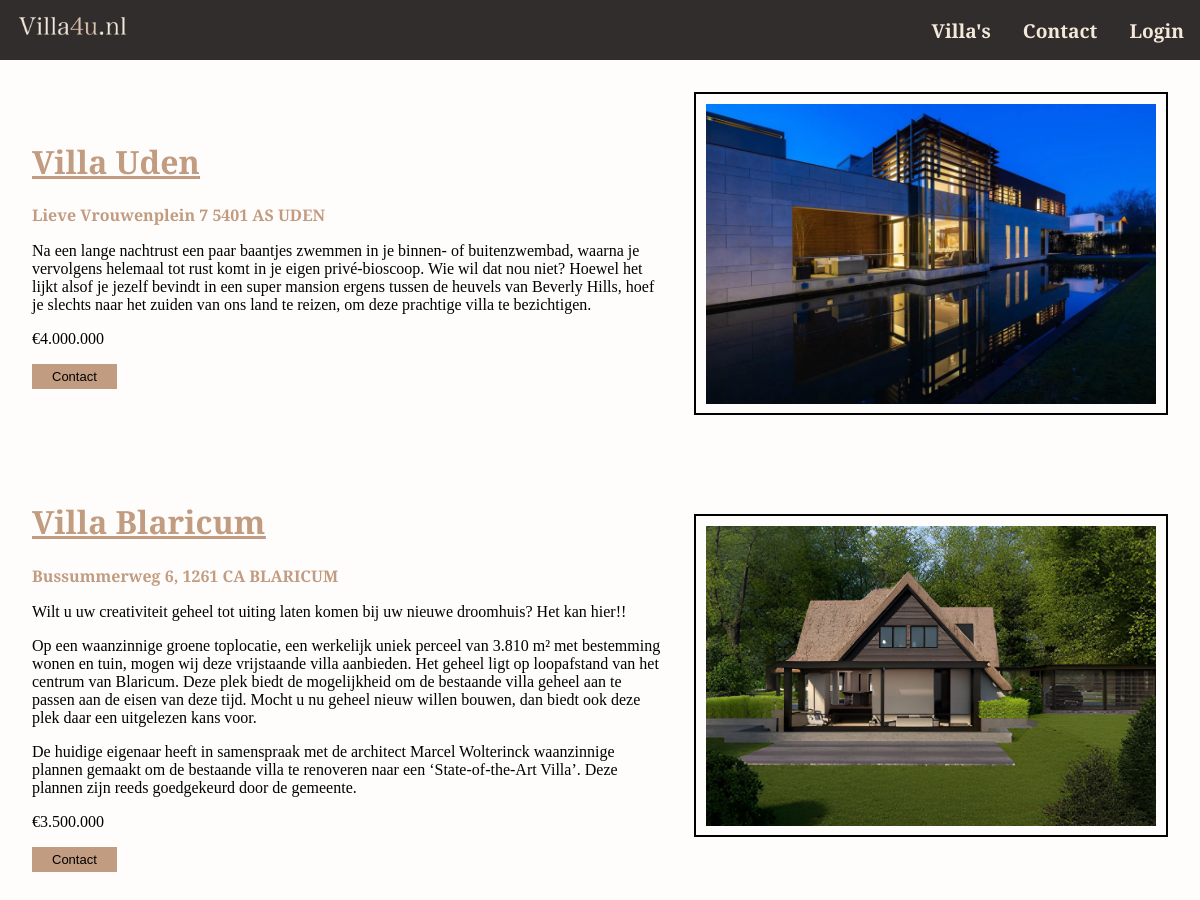
Page /villalist.php (upper part) on the earlier database version.
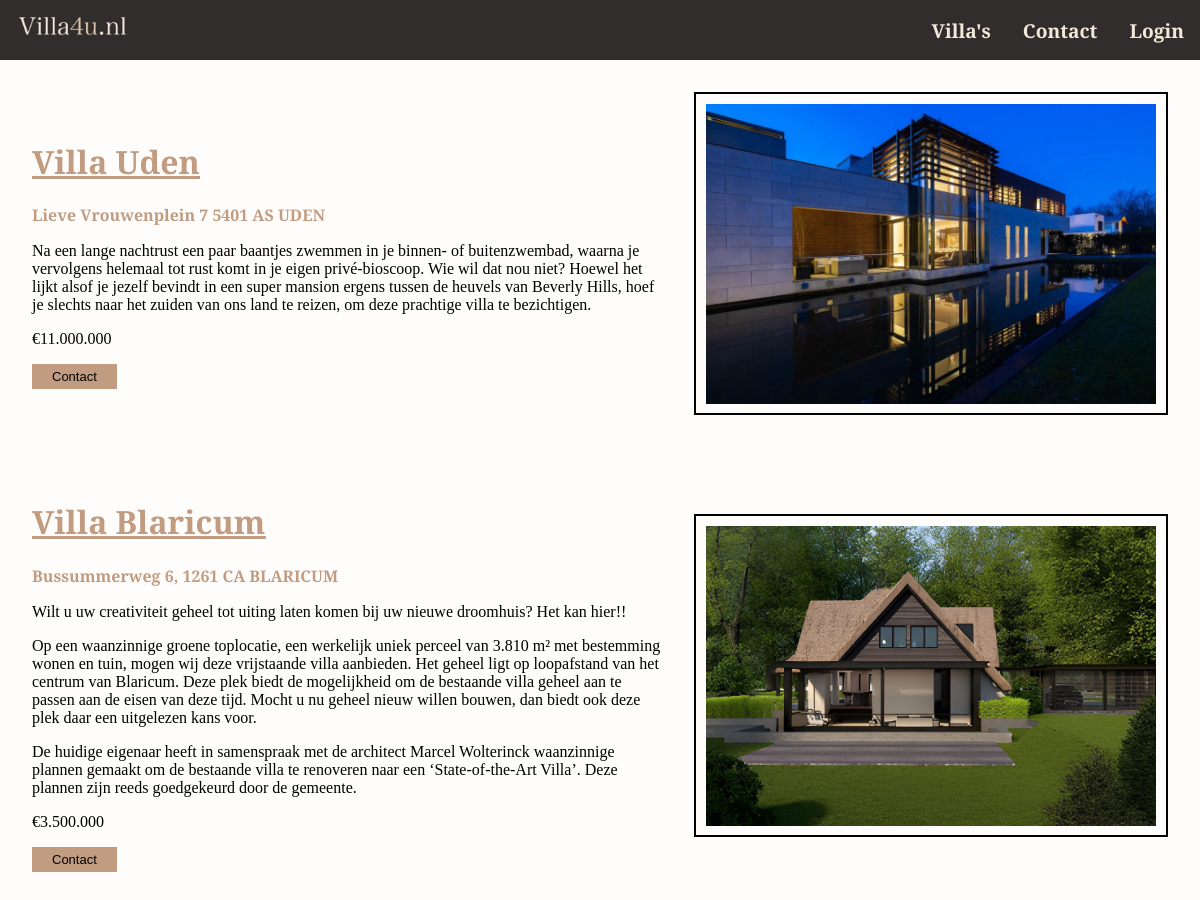
Same page on the later database version.
### tables this page shows
CREATE TABLE "villas"
(
    id          INTEGER
        constraint table_name_pk
            primary key,
    name        TEXT,
    description TEXT,
    price       REAL,
    thumbnail   TEXT,
    banner      TEXT
, photopath TEXT, "description0" TEXT, "description1" TEXT, "adres" TEXT, "rooms" TEXT, "bathrooms" TEXT, "temp" TEXT, "size" TEXT, "img1" TEXT, "img2" TEXT, "img3" TEXT, "img4" TEXT, "img5" TEXT, "img6" TEXT);

### utils/loadvillas.php (called while the page is built)
<?php
$db = new SQLite3("villa.sqlite");
$villas = $db->query("SELECT * FROM villas LIMIT 10;");

### villalist.php (the view, shortened to what this page needs)
<?php
    require("utils/loadvillas.php");
?>
<!doctype html>
<html lang="en">
<head>
    <link rel="stylesheet" href="css/headerfooter.css">
    <link rel="stylesheet" href="css/villalist.css">
</head>
<body>
    <?php
        require("utils/header.php")
    ?>
    <main>
        <?php while($res = $villas->fetchArray()) { ?>
            <form class="villa" action="contactform.php" method="post">
                <div class="villa-title">
                    <a href="villa.php?villa=<?=$res['id']?>"><h1><?= $res['name'] ?></h1></a>
                    <p id="adres"><strong><?= $res['adres'] ?></strong></p>
                    <p>
                        <p><?= $res['description'] ?></p>
                        <p><?= $res['description0'] ?></p>
                        <p><?= $res['description1'] ?></p>
                    </p>
                    <p><?= $res['price'] ?></p>
                    <button type="submit" id="button">Contact</button>
                </div>
                <div class="villa-thumbnail">
                    <img src="<?= $res["photopath"]?>" alt="villa">
                </div>
            </form>
        <?php } ?>
    </main>
</body>
</html>

Differences in the rows shown:
changed villas "Villa Uden": price "€4.000.000" → "€11.000.000"
